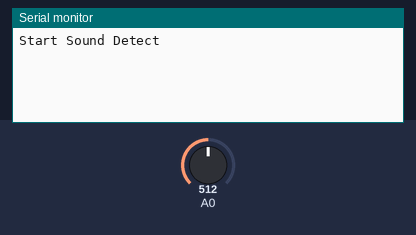
This sketch was run on a simulated Arduino Uno, built with avr-gcc and run on an emulated ATmega328P. Parts: the last lines printed to the serial monitor. The inputs (shaded band) are chosen by the test bench; at power-on: A0 = 512.

Above: at 1.2 s.
1.3 s: A0 set to 736
2.8 s: A0 set to 768
At 3.9 s:
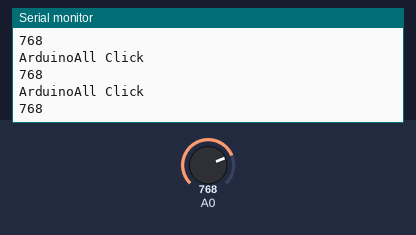
4.3 s: A0 set to 991
At 5.4 s:
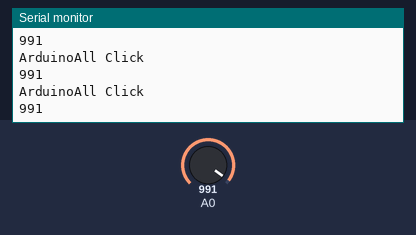
7.3 s: A0 set to 1007
At 8.2 s:
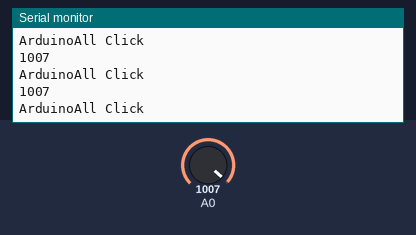
Timing chart, 0 to 9.8 s (numbered marks = the images above; inputs shaded):
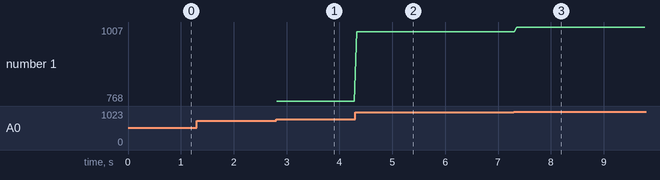

Measured:
- the behaviour switches between 750 and 751 on A0 (found by bisection; images 0 and 1)
- the behaviour switches between 999 and 1000 on A0 (found by bisection; images 2 and 3)
- after the input at 2.8 s, the serial monitor: prints a new line at once (image 1)
- after the input at 4.3 s, the serial monitor: prints a new line at once (image 2)
- after the input at 7.3 s, the serial monitor: prints a new line after 0.06 s (image 3)
- plotted number 1: 768 → 991 after the input at 4.3 s, 991 → 1007 after the input at 7.3 s

The sketch:

Mic.ino
```cpp
// Example By ArduinoAll www.arduinoall.com
// VCC - 3.3-5V
// GND - GND
// OUT - A0
void setup() {
Serial.begin(9600);
Serial.println("Start Sound Detect");
}

void loop() {
int mic = analogRead(A0);
//Serial.println(mic); // แสดงระดับความดัง
if (mic > 750) { // ถ้าดังเกินกว่า 750 ให้แสดงข้อความ
Serial.println("ArduinoAll Click");
Serial.println(mic); // แสดงระดับความดัง
delay(50);
}
}
```
